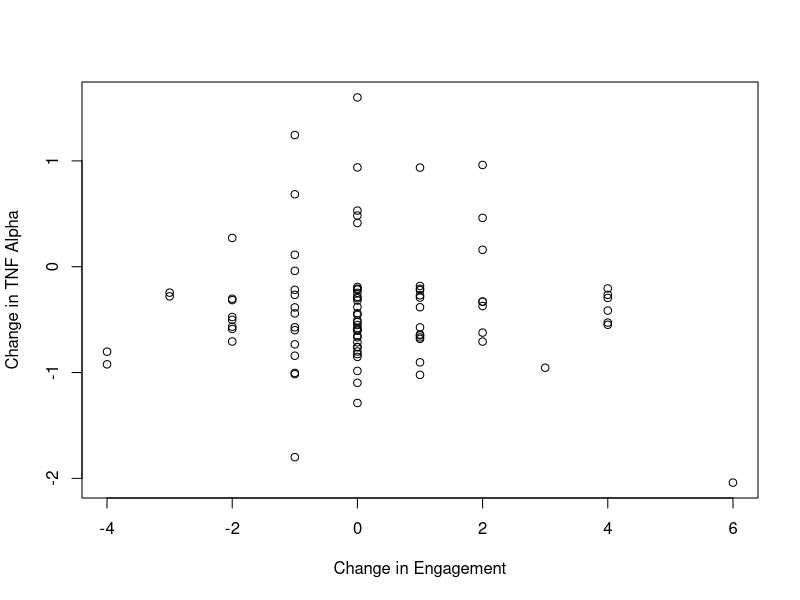

This chart was generated by the following R code:
#! /usr/bin/Rscript

Full_data<-read.csv("clean_data/Full_data.csv")

# plot of Engagement vs TNF
png("figs/fig1.png")
plot(y = Full_data$change_TNF, x = Full_data$change_engage,
     xlab = "Change in Engagement", ylab = "Change in TNF Alpha")
dev.off()